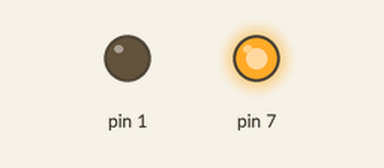
Bench run of a sketch on a simulated Arduino Uno, built with avr-gcc and run on an emulated ATmega328P. On the bench: output pins drawn as LEDs (lit = HIGH).

Above: at 0.2 s.
At 6.2 s:
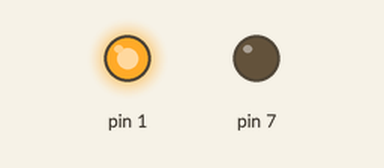
Timing chart, 0 to 7.2 s (numbered marks = the images above):
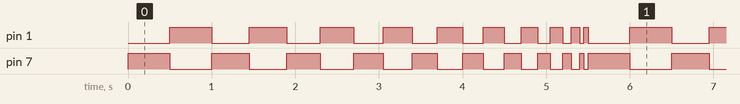

The sketch:

feliz_natal.ino
```cpp
int const TAM = 500;

void setup() {
    pinMode(7, OUTPUT);
    pinMode(1, OUTPUT);
}

void loop() {
    for (int i = TAM; i > 0; i -=50) {
        digitalWrite(1, LOW);
        digitalWrite(7, HIGH);
        delay(i);

        digitalWrite(1, HIGH);
        digitalWrite(7, LOW);
        delay(i);
    }
}
```

Measured:
- by itself, pin 1: repeats every 5.5 s: LOW 0.45 s, HIGH 0.45 s, LOW 0.40 s, HIGH 0.40 s, LOW 0.35 s, HIGH 0.35 s, LOW 0.30 s, HIGH 0.30 s, LOW 0.25 s, HIGH 0.25 s, LOW 0.20 s, HIGH 0.20 s, LOW 0.15 s, HIGH 0.15 s, LOW 0.10 s, HIGH 0.10 s, LOW 0.05 s, HIGH 0.05 s, LOW 0.50 s, HIGH 0.50 s
- by itself, pin 7: repeats every 5.5 s: LOW 0.50 s, HIGH 0.45 s, LOW 0.45 s, HIGH 0.40 s, LOW 0.40 s, HIGH 0.35 s, LOW 0.35 s, HIGH 0.30 s, LOW 0.30 s, HIGH 0.25 s, LOW 0.25 s, HIGH 0.20 s, LOW 0.20 s, HIGH 0.15 s, LOW 0.15 s, HIGH 0.10 s, LOW 0.10 s, HIGH 0.05 s, LOW 0.05 s, HIGH 0.50 s
- by itself, everything shown: repeats every 5.5 s, in 20 steps
